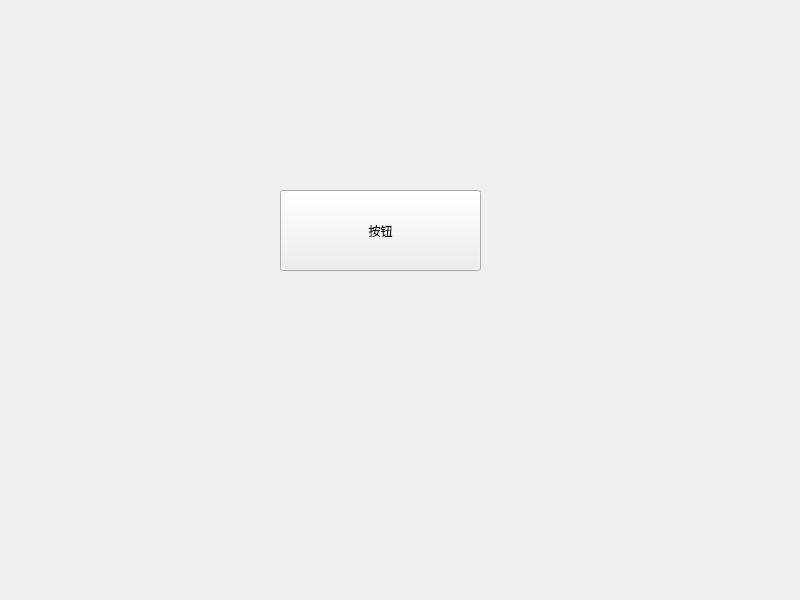
<?xml version="1.0" encoding="UTF-8"?>
<ui version="4.0">
 <class>Widget</class>
 <widget class="QWidget" name="Widget">
  <property name="geometry">
   <rect>
    <x>0</x>
    <y>0</y>
    <width>800</width>
    <height>600</height>
   </rect>
  </property>
  <property name="windowTitle">
   <string>Widget</string>
  </property>
  <widget class="QPushButton" name="pushButton">
   <property name="geometry">
    <rect>
     <x>280</x>
     <y>190</y>
     <width>201</width>
     <height>81</height>
    </rect>
   </property>
   <property name="text">
    <string>按钮</string>
   </property>
  </widget>
 </widget>
 <resources/>
 <connections/>
</ui>
